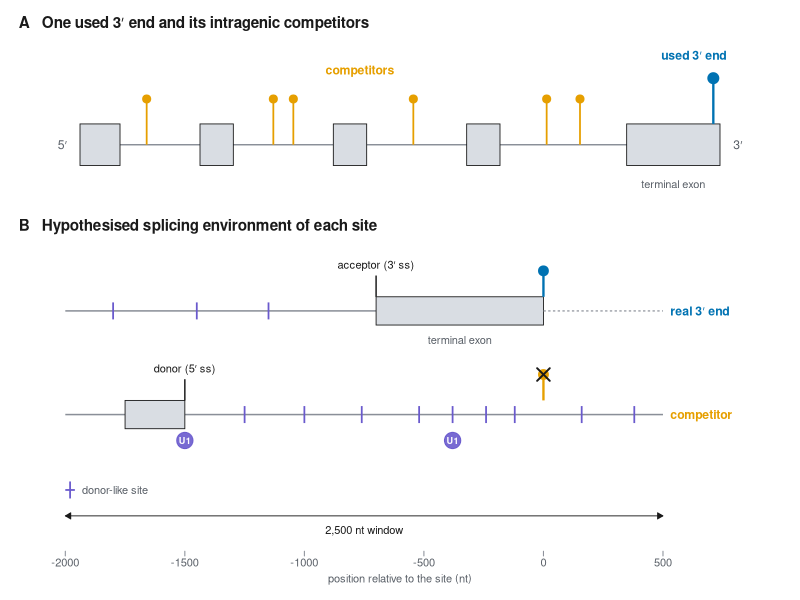
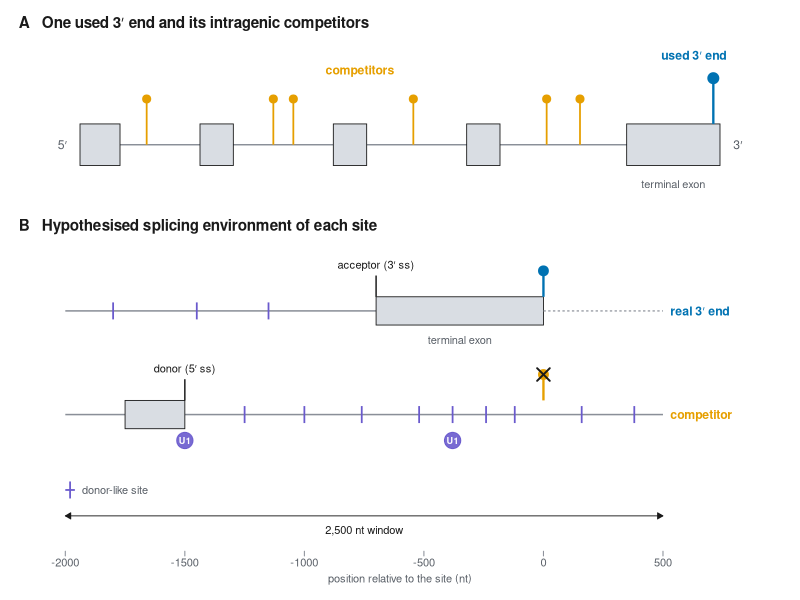

The R script that drew these images, in order:
# figure 3.1, the chapter's hypothesis as a cartoon
suppressPackageStartupMessages({library(ggplot2);library(patchwork)})
INK<-"#1A1A1A"; GTX<-"#5A6068"; GREY<-"#8A8F98"; PAPER<-"#FCFCFD"
CAN<-"#0072B2"; COMP<-"#E69F00"; EXON<-"#D9DDE3"; U1C<-"#6A5ACD"
TS<-3.1
tt<-function(s) ggtitle(s)
TH<-theme_void(base_size=10)+theme(
  plot.title=element_text(face="bold",colour=INK,size=11,margin=margin(b=4)),
  plot.margin=margin(6,8,6,8), plot.background=element_rect(fill="white",colour=NA))

# a  gene
ex<-data.frame(x1=c(2,20,40,60,84), x2=c(8,25,45,65,98))
comp<-c(12,31,34,52,72,77)
pA<-ggplot()+
  annotate("segment",x=2,xend=98,y=0,yend=0,colour=GREY,linewidth=0.5)+
  geom_rect(data=ex,aes(xmin=x1,xmax=x2,ymin=-1,ymax=1),fill=EXON,colour=INK,linewidth=0.3)+
  annotate("segment",x=comp,xend=comp,y=0,yend=2.2,colour=COMP,linewidth=0.6)+
  annotate("point",x=comp,y=2.2,colour=COMP,size=2.4)+
  annotate("segment",x=97,xend=97,y=1,yend=3.2,colour=CAN,linewidth=0.8)+
  annotate("point",x=97,y=3.2,colour=CAN,size=3.4)+
  annotate("text",x=97,y=4.3,label="used 3′ end",colour=CAN,size=TS,fontface="bold",hjust=0.8)+
  annotate("text",x=44,y=3.6,colour=COMP,size=TS,fontface="bold",
           label="competitors")+
  annotate("text",x=91,y=-1.9,label="terminal exon",colour=GTX,size=TS-0.3)+
  annotate("text",x=0,y=0,label="5′",colour=GTX,size=TS,hjust=1)+
  annotate("text",x=100,y=0,label="3′",colour=GTX,size=TS,hjust=0)+
  coord_cartesian(xlim=c(-2,102),ylim=c(-2.4,4.8),clip="off")+
  tt("A   One used 3′ end and its intragenic competitors")+TH

# b  the two windows
yR<-2.2; yC<-0
u1R<-c(-1800,-1450,-1150)
u1C<-c(-1250,-1000,-760,-520,-380,-240,-120,160,380)
pB<-ggplot()+
  annotate("segment",x=-2000,xend=-700,y=yR,yend=yR,colour=GREY,linewidth=0.5)+
  annotate("rect",xmin=-700,xmax=0,ymin=yR-0.3,ymax=yR+0.3,fill=EXON,colour=INK,linewidth=0.3)+
  annotate("segment",x=0,xend=500,y=yR,yend=yR,colour=GREY,linewidth=0.4,linetype="22")+
  annotate("segment",x=-700,xend=-700,y=yR+0.3,yend=yR+0.75,colour=INK,linewidth=0.5)+
  annotate("text",x=-700,y=yR+0.98,label="acceptor (3′ ss)",colour=INK,size=TS-0.3)+
  annotate("segment",x=u1R,xend=u1R,y=yR-0.18,yend=yR+0.18,colour=U1C,linewidth=0.6)+
  annotate("segment",x=0,xend=0,y=yR+0.3,yend=yR+0.85,colour=CAN,linewidth=0.8)+
  annotate("point",x=0,y=yR+0.85,colour=CAN,size=3)+
  annotate("text",x=-350,y=yR-0.62,label="terminal exon",colour=GTX,size=TS-0.3)+
  annotate("text",x=530,y=yR,label="real 3′ end",colour=CAN,size=TS,fontface="bold",hjust=0)+
  annotate("segment",x=-2000,xend=500,y=yC,yend=yC,colour=GREY,linewidth=0.5)+
  annotate("rect",xmin=-1750,xmax=-1500,ymin=yC-0.3,ymax=yC+0.3,fill=EXON,colour=INK,linewidth=0.3)+
  annotate("segment",x=-1500,xend=-1500,y=yC+0.3,yend=yC+0.75,colour=INK,linewidth=0.5)+
  annotate("text",x=-1500,y=yC+0.98,label="donor (5′ ss)",colour=INK,size=TS-0.3)+
  annotate("segment",x=u1C,xend=u1C,y=yC-0.18,yend=yC+0.18,colour=U1C,linewidth=0.6)+
  annotate("point",x=c(-1500,-380),y=yC-0.55,colour=U1C,size=5.2,alpha=0.9)+
  annotate("text",x=c(-1500,-380),y=yC-0.55,label="U1",colour="white",size=2.3,fontface="bold")+
  annotate("segment",x=0,xend=0,y=yC+0.3,yend=yC+0.85,colour=COMP,linewidth=0.8)+
  annotate("point",x=0,y=yC+0.85,colour=COMP,size=3)+
  annotate("point",x=0,y=yC+0.85,shape=4,colour=INK,size=3.6,stroke=1)+
  annotate("text",x=530,y=yC,label="competitor",colour=COMP,size=TS,fontface="bold",hjust=0)+
  annotate("segment",x=-2000,xend=-1960,y=-1.6,yend=-1.6,colour=U1C,linewidth=0.6)+
  annotate("segment",x=-1980,xend=-1980,y=-1.78,yend=-1.42,colour=U1C,linewidth=0.6)+
  annotate("text",x=-1930,y=-1.6,label="donor-like site",colour=GTX,size=TS-0.3,hjust=0)+
  annotate("segment",x=-2000,xend=500,y=-2.15,yend=-2.15,colour=INK,linewidth=0.3,
           arrow=arrow(ends="both",length=unit(1.6,"mm"),type="closed"))+
  annotate("text",x=-750,y=-2.45,label="2,500 nt window",
           colour=INK,size=TS-0.3)+
  scale_x_continuous(breaks=c(-2000,-1500,-1000,-500,0,500))+
  coord_cartesian(xlim=c(-2050,850),ylim=c(-2.6,3.4),clip="off")+
  labs(x="position relative to the site (nt)")+
  tt("B   Hypothesised splicing environment of each site")+TH+
  theme(axis.text.x=element_text(colour=GTX,size=8),axis.ticks.x=element_line(colour=GREY),
        axis.ticks.length.x=unit(1.2,"mm"),
        axis.title.x=element_text(colour=GTX,size=8,margin=margin(t=3)))

# c  predictions
P<-data.frame(
  x=c(1,2,3),
  head=c("Prediction 1","Prediction 2","Prediction 3"),
  body=c("Fewer strong donors and\nU1 sites upstream of\na used 3′ end",
         "A strong upstream acceptor\nmarks a used 3′ end",
         "A network reading the same\n2,500 nt learns these\nsignals, and others"),
  test=c("Figures 3.3, 3.4","Figures 3.5, 3.6","Figures 3.7 to 3.11"))
W<-0.46
pC<-ggplot(P)+
  geom_rect(aes(xmin=x-W,xmax=x+W,ymin=0,ymax=1),fill=PAPER,colour=GREY,linewidth=0.3)+
  geom_text(aes(x=x-W+0.04,y=0.84,label=head),hjust=0,fontface="bold",colour=INK,size=TS)+
  geom_text(aes(x=x-W+0.04,y=0.5,label=body),hjust=0,colour=INK,size=TS-0.2,lineheight=0.95)+
  geom_text(aes(x=x-W+0.04,y=0.15,label=test),hjust=0,colour=CAN,size=TS-0.3,fontface="italic")+
  coord_cartesian(xlim=c(0.5,3.5),ylim=c(0,1))+
  tt("C   Three predictions, and where each is tested")+TH

fig<-pA/pB+plot_layout(heights=c(0.9,1.7))
dir.create("out",showWarnings=FALSE)
ggsave("out/fig3_01_hypothesis.pdf",fig,width=180,height=140,units="mm",device=cairo_pdf)
ggsave("out/fig3_01_hypothesis.png",fig,width=180,height=140,units="mm",dpi=300,bg="white")
cat("[out] out/fig3_01_hypothesis.{pdf,png}\n")
